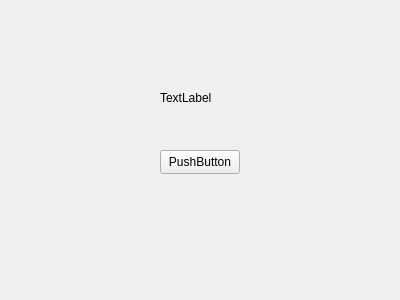
<?xml version="1.0" encoding="UTF-8"?>
<ui version="4.0">
 <class>SetWidget</class>
 <widget class="QWidget" name="SetWidget">
  <property name="geometry">
   <rect>
    <x>0</x>
    <y>0</y>
    <width>400</width>
    <height>300</height>
   </rect>
  </property>
  <property name="windowTitle">
   <string>Form</string>
  </property>
  <widget class="QLabel" name="label">
   <property name="geometry">
    <rect>
     <x>160</x>
     <y>90</y>
     <width>59</width>
     <height>16</height>
    </rect>
   </property>
   <property name="text">
    <string>TextLabel</string>
   </property>
  </widget>
  <widget class="QPushButton" name="pushButton">
   <property name="geometry">
    <rect>
     <x>160</x>
     <y>150</y>
     <width>80</width>
     <height>24</height>
    </rect>
   </property>
   <property name="text">
    <string>PushButton</string>
   </property>
  </widget>
 </widget>
 <resources/>
 <connections/>
</ui>
